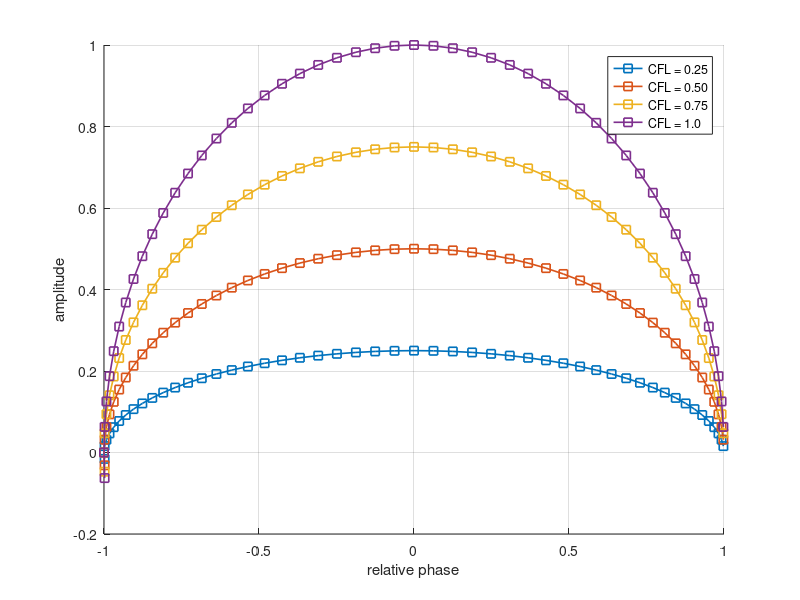

MATLAB code to generate this figure:
%% phase
L = 1.0 ;
dx = L/50.0 ;
x = 0.0 : dx :  L ;
nx = length(x) ;
cfl = [0.25,0.50,0.75,1] ;

for icfl = 1 : length(cfl)
  for ix = 1 : nx
            k(ix) = 2.0*pi*ix/(2.0*L) ;
            beta(ix) = k(ix)*dx ;
            amplitude(ix) = ((cos(beta(ix)))^2.0 + cfl(icfl)*(sin(beta(ix)))^2.0)^0.5 ;
            phi(ix) = atan(-cfl(icfl)*tan(beta(ix))) ;
            a(ix) = cfl(icfl)*sin(beta(ix)) ;
            b(ix) = cos(beta(ix));
      end
    
    figure(2)
    hold on
    grid on
    plot (b,a,'-s','linewidth',1.2)
    xlabel 'relative phase'
    ylabel amplitude
end
legend('CFL = 0.25','CFL = 0.50','CFL = 0.75','CFL = 1.0') 
